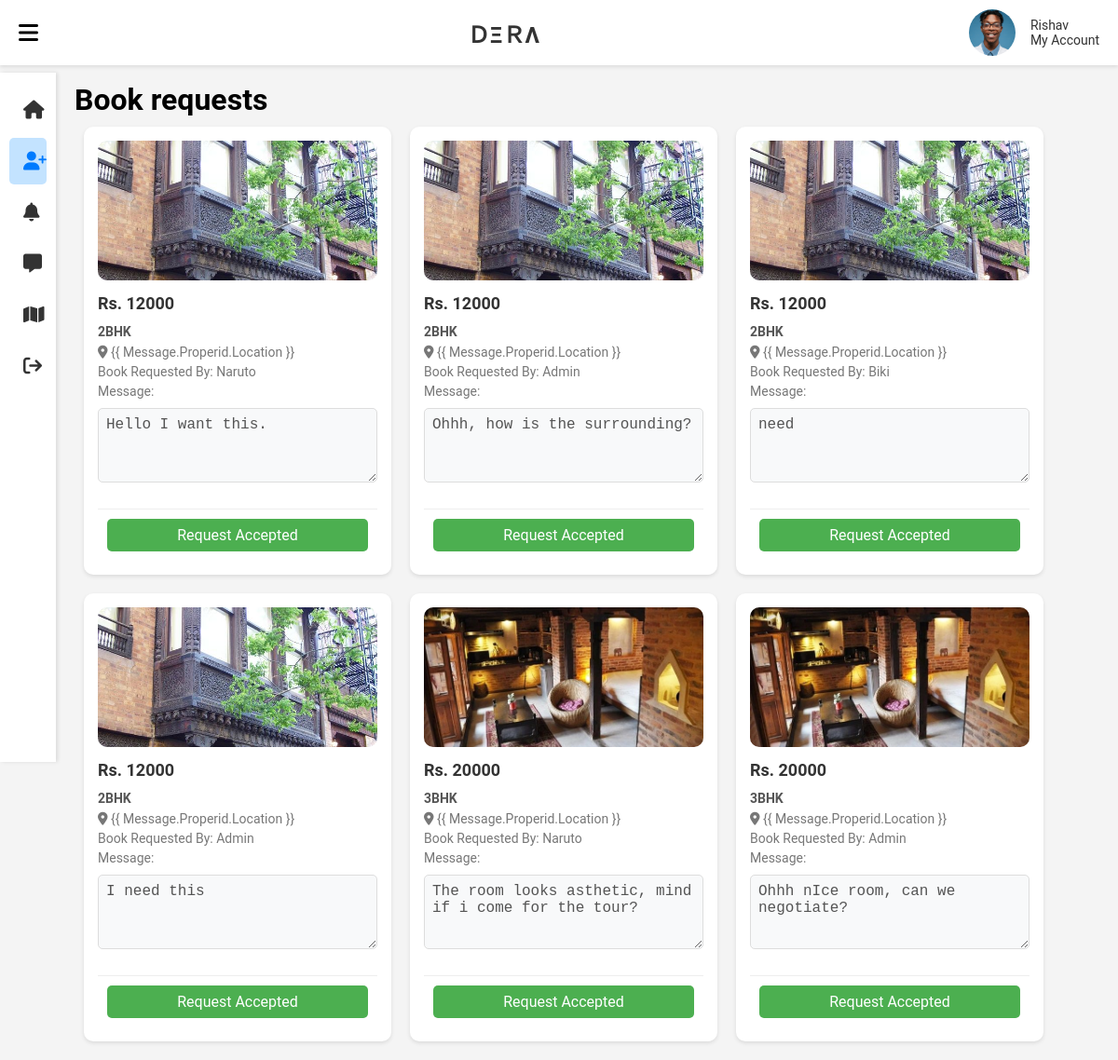
The page /property/bookRequest/1 (signed in) on the database its author committed.
### property/models.py (models this page shows, shortened)
class BookReq(models.Model):
    booker = models.ForeignKey(User, on_delete=models.CASCADE)
    properid = models.ForeignKey(property, on_delete=models.CASCADE)
    message = models.TextField()
    status = models.CharField(max_length=20, default='pending')
    created_at = models.DateTimeField(auto_now_add=True)

class property(models.Model):
    owner = models.ForeignKey(User, on_delete= models.CASCADE, related_name="owner")
    property_img = models.ImageField(upload_to="images/")
    description = models.TextField()
    price = models.IntegerField()
    location = models.CharField(max_length=100)
    published_at = models.DateTimeField(auto_now_add=True)

### property/views.py (the view)
# urls.py: path('bookRequest/<int:userName>', views.book_request, name="bookRequest"),
def book_request(request, userName):
    user_properties = property.objects.filter(owner=userName)
    book_requests = BookReq.objects.filter(properid__in=user_properties).select_related('properid', 'booker')
    property_ids = book_requests.values_list('properid', flat=True).distinct()
    room_cards = property.objects.filter(pk__in=property_ids)
    print(f"Found {len(room_cards)} properties with requests")
    print(f"Found {len(book_requests)} book requests")
    messages_by_property = {}
    for req in book_requests:
        if req.properid_id not in messages_by_property:
            messages_by_property[req.properid_id] = []
        messages_by_property[req.properid_id].append(req)
    return render(request, "property/book_request.html", {
        "room_cards": room_cards,
        "messages": book_requests,
        "messages_by_property": messages_by_property
    })

### property/templates/property/book_request.html (shortened to what this page needs)
{% extends 'property/layout.html' %} {% load static %}  {% block body %}
<div class="navbar">
  <div id="menu" onclick="toggleNavbar()">
    <i class="fa-solid fa-bars"></i>
  </div>
  <h1>ＤΞＲΛ</h1>
  <div class="userarea">
    <div class="userimg">
      <img
        src="{% static 'assets/img/userIcon.jpg' %}"
        alt="user"
        class="userimg"
      />
    </div>
    <div class="usernav">
      {% if request.user.is_authenticated %}
      <p>{{ request.user }}</p>
      <a
        href="{% url 'userdashboard' request.user.id %}"
        style="text-decoration: none"
        ><p>My Account</p></a
      >
      {% else %}
      <p>Sign In</p>
      {% endif %}
    </div>
  </div>
</div>
<main>
  <div id="listings">
    <div class="vertical_navbar collapsed">
      <a href="{% url 'user_view' request.user.username %}">
        <i class="fa-solid fa-house"></i>
      </a>
      <a href="{% url 'bookRequest' request.user.id %}" class="selected">
        <i class="fa-solid fa-user-plus"></i>
      </a>
      <a href="">
        <i class="fa-solid fa-bell"></i>
      </a>
      <a href="{% url 'message' %}">
        <i class="fa-solid fa-message"></i>
      </a>
      <a href="{% url 'userprop' request.user.username %}">
        <i class="fa-solid fa-map"></i>
      </a>
      <a href="{% url 'logout' %}">
        <i class="fa-solid fa-arrow-right-from-bracket"></i>
      </a>
    </div>
    <div class="main-content">
      <h1>Book requests</h1>
      <section id="room_card">
        {% for message in messages %}
        <div class="room_card">
          <a
            href="{% url 'viewproperty' message.properid.id %}"
            style="text-decoration: none"
          >
            <img src="{{ message.properid.property_img.url }}" />
            <h3>Rs. {{ message.properid.price }}</h3>
            <b style="text-transform: uppercase"
              >{{ message.properid.description }}</b
            >
            <p id="location">
              <i class="fa-solid fa-location-dot"></i> {{
              message.properid.location }}
            </p>
            <p>Book Requested by: {{ message.booker }}</p>
            <p>
              Message: <br />
              <textarea disabled>{{ message.message }}</textarea>
            </p>
            <div class="room_foot" id="buttons-{{ message.id }}">
              {% csrf_token %} {% if message.status == 'accepted' %}
              <div class="status-accepted">Request Accepted</div>
              {% elif message.status == 'rejected' %}
              <div class="status-rejected">Request Rejected</div>
              {% endif %}
            </div>
          </a>
        </div>
        {% empty %}
        <div class="no-requests">
          <p>No book requests available.</p>
        </div>
        {% endfor %}
      </section>
    </div>
  </div>
</main>
{% endblock %}

### users/static/assets/css/rent_gallery.css (style rules this page uses)
* { padding: 0; margin: 0; box-sizing: border-box; }
body { font-family: "Roboto", sans-serif; background-color: #f4f4f4; }
#listings { display: grid; grid-template-columns: 7% 43% 50%; gap: 0; margin-top: 8px; }
.navbar { display: flex; justify-content: space-between; align-items: center; padding: 10px 20px; background-color: #fff; box-shadow: 0 2px 4px rgba(0, 0, 0, 0.1); }
.navbar h1 { font-family: "Roboto", sans-serif; font-size: 24px; color: #333; }
.userarea { display: flex; align-items: center; gap: 16px; }
.userimg { width: 50px; height: 50px; border-radius: 50%; object-fit: cover; }
.usernav p { margin: 0; font-size: 14px; color: #333; }
.vertical_navbar { background-color: #fff; padding: 10px; box-shadow: 2px 0 4px rgba(0, 0, 0, 0.1); width: 200px; transition: width 0.3s ease, opacity 0.3s ease; overflow: hidden; }
.vertical_navbar.collapsed { width: 60px; }
.vertical_navbar a { display: flex; align-items: center; padding: 10px; margin: 5px 0; text-decoration: none; color: #333; border-radius: 5px; transition: background-color 0.3s; }
.vertical_navbar > .selected { background-color: #c3e3ff; color: #007bff; }
.vertical_navbar i { font-size: 20px; margin-right: 10px; }
.room_foot { display: flex; justify-content: space-between; align-items: center; padding: 10px; border-top: 1px solid #eee; }
#room_card { display: grid; grid-template-columns: repeat(auto-fill, minmax(250px, 1fr)); gap: 20px; padding: 10px; }
#menu i { cursor: pointer; font-size: 24px; }
.room_card { background-color: #fff; border-radius: 10px; box-shadow: 0 2px 4px rgba(0, 0, 0, 0.1); padding: 15px; transition: transform 0.3s, box-shadow 0.3s; text-transform: capitalize; }
.room_card img { width: 100%; height: 150px; object-fit: cover; border-radius: 10px; }
.room_card h3 { font-size: 18px; margin: 10px 0; color: #333; }
.room_card b { font-size: 14px; color: #555; }
.room_card p { font-size: 14px; color: #777; margin: 5px 0; }
textarea { width: 100%; padding: 10px; font-size: 1rem; border: 1px solid #ccc; border-radius: 4px; resize: none; }
#listings { display: grid; grid-template-columns: auto 1fr; gap: 20px; margin-top: 8px; }
.main-content { flex-grow: 1; margin-left: 60px; transition: margin-left 0.3s ease; }
.vertical_navbar { width: 200px; transition: width 0.3s ease; position: fixed; height: calc(100vh - 60px); z-index: 1000; background-color: #fff; box-shadow: 2px 0 4px rgba(0, 0, 0, 0.1); }
.vertical_navbar a { display: flex; align-items: center; padding: 15px; margin: 5px 0; text-decoration: none; color: #333; border-radius: 5px; transition: background-color 0.3s; }
.vertical_navbar, .main-content, #map-overlay, .filter-select { transition: all 0.3s cubic-bezier(0.4, 0, 0.2, 1); }

### property/templates/property/book_request.html (style rules this page uses)
#room_card { display: flex; flex-wrap: wrap; gap: 20px; padding: 10px; cursor: pointer; }
.room_card { display: grid; grid-template-columns: repeat(auto-fill, minmax(300px, 300px)); background-color: #fff; border-radius: 10px; box-shadow: 0 2px 4px rgba(0, 0, 0, 0.1); padding: 15px; transition: transform 0.3s, box-shadow 0.3s; }
.room_card img { width: 100%; height: 150px; object-fit: cover; border-radius: 10px; }
.room_card h3 { font-size: 18px; margin: 10px 0; color: #333; }
.room_card b { font-size: 14px; color: #555; }
.room_card p { font-size: 14px; color: #777; margin: 5px 0; }
.main-content { padding: 10px 20px; }
.status-accepted { background-color: #4caf50; color: white; padding: 8px 15px; border-radius: 5px; text-align: center; width: 100%; }
textarea { width: 100%; min-height: 80px; margin: 10px 0; padding: 8px; border: 1px solid #ddd; border-radius: 5px; resize: vertical; background-color: #f8f9fa; }
.room_foot { margin-top: 15px; display: flex; gap: 10px; justify-content: center; }

### rows shown on the page
BookReq: properid.property_img (picture), properid.price "12000", properid.description "2BHK", booker "Naruto", message "Hello I want this.", status "Request Accepted"
BookReq: properid.property_img (picture), properid.price "12000", properid.description "2BHK", booker "Admin", message "Ohhh, how is the surrounding?", status "Request Accepted"
BookReq: properid.property_img (picture), properid.price "12000", properid.description "2BHK", booker "Biki", message "need", status "Request Accepted"
BookReq: properid.property_img (picture), properid.price "12000", properid.description "2BHK", booker "Admin", message "I need this", status "Request Accepted"
BookReq: properid.property_img (picture), properid.price "20000", properid.description "3BHK", booker "Naruto", message "The room looks asthetic, mind if i come for the tour?", status "Request Accepted"
BookReq: properid.property_img (picture), properid.price "20000", properid.description "3BHK", booker "Admin", message "Ohhh nIce room, can we negotiate?", status "Request Accepted"

### other values the page prints
{{ request.user }} "Rishav"
